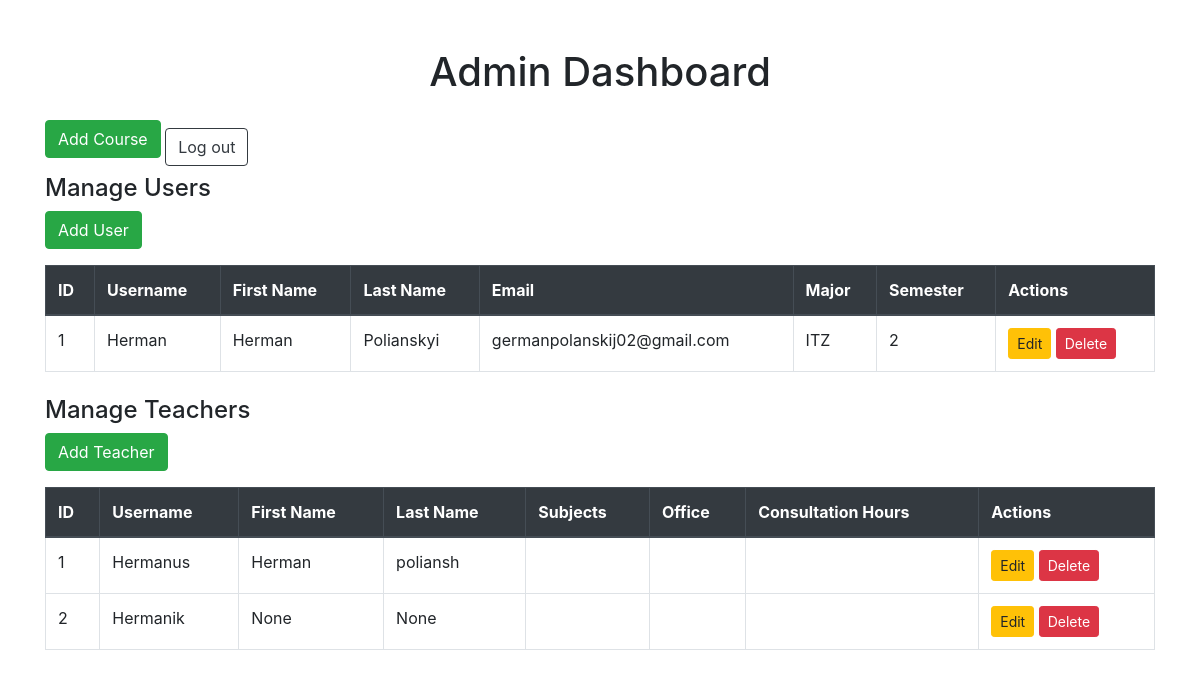
The app's page /admin (signed in) with its own data.
### app.py (models this page shows)
class User(UserMixin, db.Model):
    id = db.Column(db.Integer, primary_key=True)
    username = db.Column(db.String(150), unique=True, nullable=False)
    password = db.Column(db.String(150), nullable=False)
    account_type = db.Column(db.String(50), nullable=False)
    courses = db.relationship('Course', secondary='enrollment', backref=db.backref('enrolled_students', lazy=True))
    email = db.Column(db.String(150), nullable=True)
    first_name = db.Column(db.String(100), nullable=True)
    last_name = db.Column(db.String(100), nullable=True)
    major = db.Column(db.String(150), nullable=True)
    semester = db.Column(db.Integer, nullable=True)

class Teacher(UserMixin, db.Model):
    id = db.Column(db.Integer, primary_key=True)
    username = db.Column(db.String(150), unique=True, nullable=False)
    password = db.Column(db.String(150), nullable=False)
    account_type = db.Column(db.String(50), nullable=False)
    first_name = db.Column(db.String(100), nullable=True)
    last_name = db.Column(db.String(100), nullable=True)
    subjects = db.Column(db.String(200), nullable=False)
    office = db.Column(db.String(100), nullable=False)
    consultation_hours = db.Column(db.String(100), nullable=False)

### app.py (the view)
@app.route('/admin', methods=['GET', 'POST'])
@login_required
def admin_page():
    if not current_user.is_authenticated:
        flash("You must be logged in to access this page.", "danger")
        return redirect(url_for('login'))
    teachers = Teacher.query.all()
    users = User.query.all()
    return render_template('admin_page.html', teachers=teachers, users=users)

### app.py (called while the page is built)
@login_manager.user_loader
def load_user(user_id):
    user = User.query.get(int(user_id))
    if not user:
        user = Teacher.query.get(int(user_id))
    if not user:
        user = Admin.query.get(int(user_id))
    return user

### templates/admin_page.html (shortened to what this page needs)
<!DOCTYPE html>
<html lang="en">
<head>
    <link rel="stylesheet" href="https://cdn.jsdelivr.net/npm/bootstrap@4.3.1/dist/css/bootstrap.min.css"
>
</head>
<body>
    <div class="container mt-5">
        <h1 class="text-center mb-4">Admin Dashboard</h1>
        <a href="{{ url_for('manage_courses') }}" class="btn btn-success mb-3">Add Course</a>
        <a href="{{ url_for('logout') }}" class="btn btn-outline-dark">Log out</a>
        <div class="mb-4">
            <h4>Manage Users</h4>
            <a href="{{ url_for('add_user') }}" class="btn btn-success mb-3">Add User</a>
            <table class="table table-bordered table-hover">
                <thead class="thead-dark">
                    <tr>
                        <th>ID</th>
                        <th>Username</th>
                        <th>First Name</th>
                        <th>Last Name</th>
                        <th>Email</th>
                        <th>Major</th>
                        <th>Semester</th>
                        <th>Actions</th>
                    </tr>
                </thead>
                <tbody>
                    {% for user in users %}
                        <tr>
                            <td>{{ user.id }}</td>
                            <td>{{ user.username }}</td>
                            <td>{{ user.first_name }}</td>
                            <td>{{ user.last_name }}</td>
                            <td>{{ user.email }}</td>
                            <td>{{ user.major }}</td>
                            <td>{{ user.semester }}</td>
                            <td>
                                <a href="{{ url_for('edit_user', user_id=user.id) }}" class="btn btn-sm btn-warning">Edit</a>
                                <a href="{{ url_for('delete_user', user_id=user.id) }}"
                                    class="btn btn-sm btn-danger"
                                    onclick="return confirm('Are you sure you want to delete this user?')">Delete</a>
                            </td>
                        </tr>
                    {% endfor %}
                </tbody>
            </table>
        </div>
        <div class="mb-5">
            <h4>Manage Teachers</h4>
            <a href="{{ url_for('add_teacher') }}" class="btn btn-success mb-3">Add Teacher</a>
            <table class="table table-bordered table-hover">
                <thead class="thead-dark">
                    <tr>
                        <th>ID</th>
                        <th>Username</th>
                        <th>First Name</th>
                        <th>Last Name</th>
                        <th>Subjects</th>
                        <th>Office</th>
                        <th>Consultation Hours</th>
                        <th>Actions</th>
                    </tr>
                </thead>
                <tbody>
                    {% for teacher in teachers %}
                        <tr>
                            <td>{{ teacher.id }}</td>
                            <td>{{ teacher.username }}</td>
                            <td>{{ teacher.first_name }}</td>
                            <td>{{ teacher.last_name }}</td>
                            <td>{{ teacher.subjects }}</td>
                            <td>{{ teacher.office }}</td>
                            <td>{{ teacher.consultation_hours }}</td>
                            <td>
                                <a href="{{ url_for('edit_teacher', teacher_id=teacher.id) }}" class="btn btn-sm btn-warning">Edit</a>
                                <a href="{{ url_for('delete_teacher', teacher_id=teacher.id) }}"
                                    class="btn btn-sm btn-danger"
                                    onclick="return confirm('Are you sure you want to delete this teacher?')">Delete</a>
                            </td>
                        </tr>
                    {% endfor %}
                </tbody>
            </table>
        </div>
    </div>
</body>
</html>

### records on screen
User: id "1", username "Herman", first_name "Herman", last_name "Polianskyi", email "germanpolanskij02@gmail.com", major "ITZ", semester "2"
Teacher: id "1", username "Hermanus", first_name "Herman", last_name "poliansh"
Teacher: id "2", username "Hermanik", first_name "None", last_name "None"
